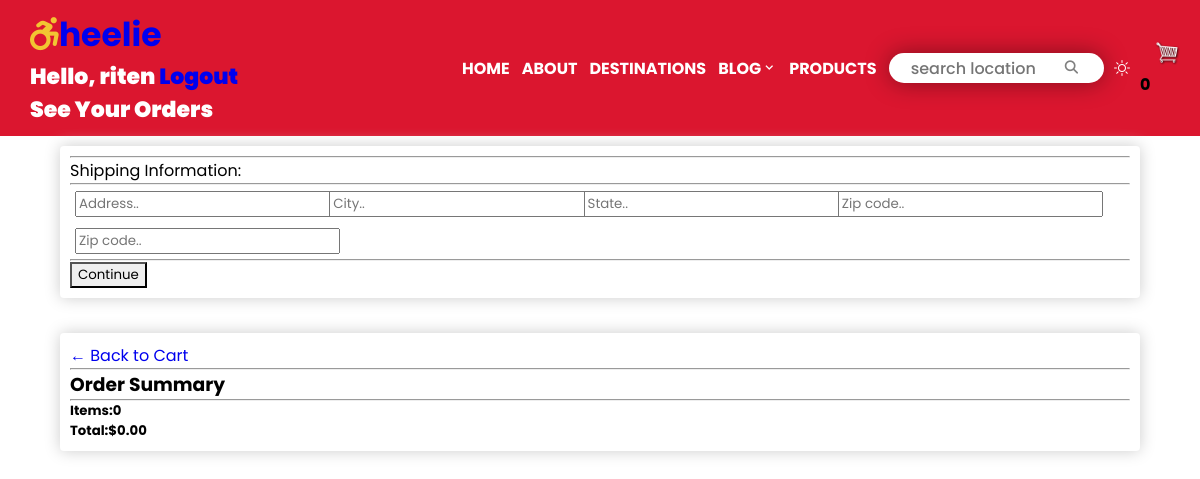
Page /viewPage/ (signed in) on the earlier database version.
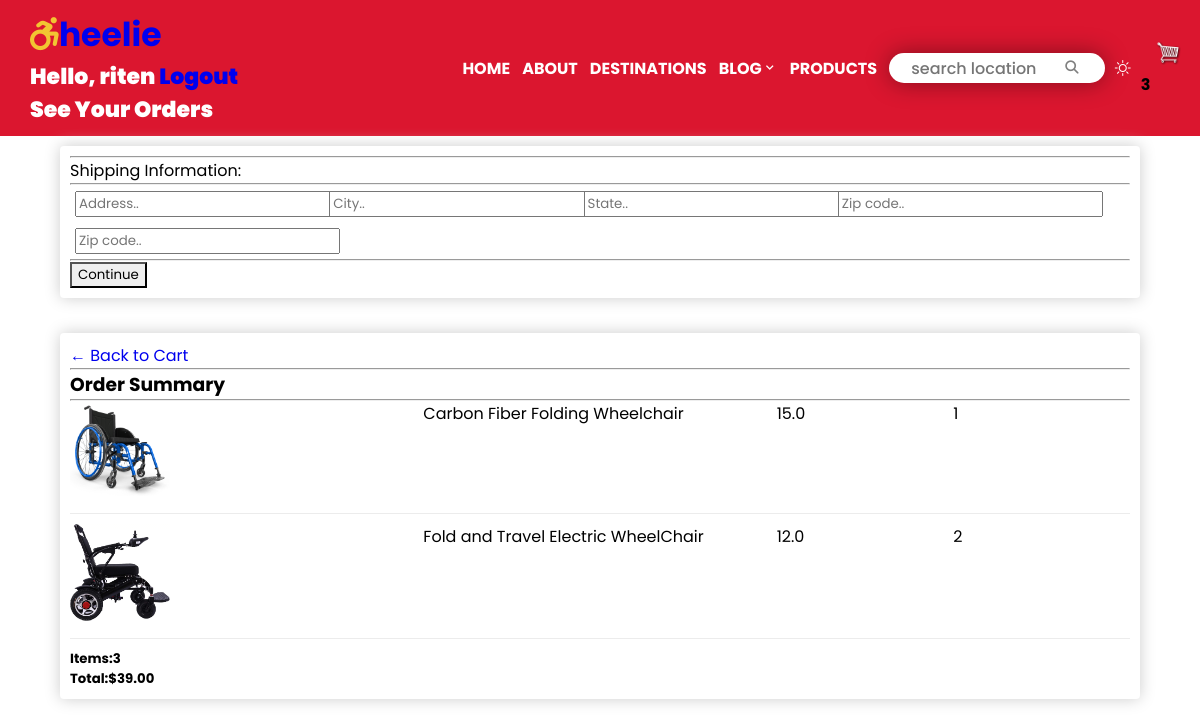
Same page on the later database version.
### stroll1/models.py (models this page shows, shortened)
class Order(models.Model):
    date_ordered = models.DateTimeField(auto_now_add=True, null=True)
    customer = models.ForeignKey(Customer, on_delete= models.SET_NULL, blank=True, null=True)
    complete = models.BooleanField(default=False, null=True, blank=True )
    transaction_id = models.CharField(max_length = 200, null=True)
    payment_method = models.CharField(max_length=20, choices = METHOD, default="Cash on delivery")
    payment_completed = models.BooleanField(default=False, null=True, blank=True)
    @property
    def get_cart_total(self):
        orderitems = self.orderitem_set.all()
        total = sum(orderitem.get_total for orderitem in orderitems)
        return total
    @property
    def get_cart_items_number(self):
        orderitems = self.orderitem_set.all()
        total = sum(orderitem.quantity for orderitem in orderitems)
        return total

class OrderItem(models.Model):
        product = models.ForeignKey(product, on_delete=models.CASCADE, null=True, blank=True)
        order = models.ForeignKey(Order, on_delete=models.CASCADE, null=True, blank=True)
        quantity = models.IntegerField(default=0, null=True, blank=True)
        date_added = models.DateTimeField(auto_now_add=True)
        @property
        def get_total(self):
            total = self.quantity * self.product.price
            return total

class product(models.Model):
        name = models.CharField(max_length = 200, null=True, blank=True)
        price = models.FloatField(max_length = 200, null=True, blank=True)
        image = models.ImageField(null=True, blank=True)
        featured = models.BooleanField(default=False, null=True, blank=True )
        @property
        def imageURL(self):
            try:
                url= self.image.url
            except:
                url = ''
            return url

### stroll1/views.py (the view)
# urls.py: path("viewPage/", views.viewPage, name="viewPage"),
def viewPage(request):
    if request.user.is_authenticated:
        customer = request.user.customer
        order, created = Order.objects.get_or_create(customer= customer, complete=False)
        items = order.orderitem_set.all()
        cartItems = order.get_cart_items_number
    else:
        items=[]
        order = {'get_cart_total': 0, 'get_cart_items_number': 0}
        cartItems = order['get_cart_items_number']
    form = OrderForm()
    context = {'items': items, 'order': order, 'cartItems': cartItems, "form":form}
    return render(request, "view.html", context)

### stroll1/forms.py
class OrderForm(forms.ModelForm):
    class Meta:
        model = Order
        fields = ['payment_method', 'payment_completed']

### Templates/view.html (shortened to what this page needs)
{% extends 'base.html' %}
{% load static %}
{% block content %}
<body>
	<div class="row">
		<div class="col-lg-6">
			<div class="box-element" id="form-wrapper">
				<form id="form">
					<div id="shipping-info">
						<hr>
						<p>Shipping Information:</p>
						<hr>
						<div class="form-field">
							<input class="form-control" type="text" name="address" placeholder="Address.."
								autocomplete="off">
						</div>
						<div class="form-field">
							<input class="form-control " type="text" name="city" placeholder="City..">
						</div>
						<div class="form-field">
							<input class="form-control" type="text" name="state" placeholder="State..">
						</div>
						<div class="form-field">
							<input class="form-control" type="text" name="zipcode" placeholder="Zip code..">
						</div>
						<div class="form-field">
							<input class="form-control" type="text" name="country" placeholder="Zip code..">
						</div>
					</div>
					<hr>
					<input id="form-button" class="btn btn-success btn-block" type="submit" value="Continue">
				</form>
			</div>
			<br>
		</div>
		<div class="col-lg-6">
			<div class="box-element">
				<a class="btn btn-outline-dark" href="{% url 'cart' %}">&#x2190; Back to Cart</a>
				<hr>
				<h3>Order Summary</h3>
				<hr>
				{% for item in items %}
				<div class="cart-row">
					<div style="flex:2"><img class="row-image" src="{{ item.product.imageURL}}"></div>
					<div style="flex:2">
						<p>{{item.product.name}}</p>
					</div>
					<div style="flex:1">
						<p>{{item.product.price}}</p>
					</div>
					<div style="flex:1">
						<p>{{item.quantity}}</p>
					</div>
				</div>
				{% endfor%}
				<h5>Items:{{order.get_cart_items_number}}</h5>
				<h5>Total:${{order.get_cart_total|floatformat:2}}</h5>
			</div>
		</div>
	</div>
	</div>
</body>
{% endblock content %}

### Templates/nav.html (shortened to what this page needs)
{% load static %}
<link rel="stylesheet" href="{% static 'css/style.css' %}">
<link rel="stylesheet" href="https://cdn.jsdelivr.net/npm/bootstrap-icons@1.10.5/font/bootstrap-icons.css">
<div class="container1">
    <div class="title">
        <h2 aria-label="Wheelie logo ."><a href="{% url 'home' %}"><i class="fa-solid fa-wheelchair-move stroll-icon"></i>heelie</a></h2>
        {% if request.user.is_authenticated%}
        <span>Hello, {{request.user}}</span>
        <span><a href="{% url 'logout'%}">Logout</a></span>
        {% endif %}
        <div><a href="{%url 'user-profile'%}" style="list-style:none"><li style="color: white;"> See Your Orders</li></a></div>
    </div>
    <div aria-label="navigation bar with 4 links home about destinations blog contact" role="nav" class="menu">
        <li><a href="{% url 'home' %}">HOME</a></li>
        <li><a href="#">ABOUT</a></li>
        <li><a href="#container4">DESTINATIONS</a></li>
        <li>
            <a href="#">BLOG<i class='bx bx-chevron-down'></i></a>
        </li>
        <li><a href="{% url 'products' %}">PRODUCTS</a></li>
    </div>
        <div class="form">
            <form aria-label="input text for search"  method="get" action="/search">
            <input type="search" placeholder="search location" name="query" id="query" required>
            <button aria-label = "search-button" class="search" type="submit"><i class="fa-solid fa-magnifying-glass glass"></i></button>
            </form>
        </div>
        <span onclick="change_icon()" id="dark" ><i class="bi bi-brightness-high on" id="light"></i></span>
        <div class="from-inline my-2 my-lg-0">
            <a href="{% url 'cart' %}">
                <img id ="cart-icon" src="{% static 'images/cart.png'%}" alt="">
            </a>
            <span class="badge badge-info background-yellow">{{cartItems}}</span>
        </div>
</div>

Differences in the rows shown:
added OrderItem: product.imageURL (picture), product.name "Carbon Fiber Folding Wheelchair", product.price "15.0", quantity "1"
added OrderItem: product.imageURL (picture), product.name "Fold and Travel Electric WheelChair", product.price "12.0", quantity "2"
computed for Order: get_cart_items_number "0" → "3"; get_cart_total "0.00" → "39.00"
Other differences:
{{ cartItems }}: "0" → "3"
